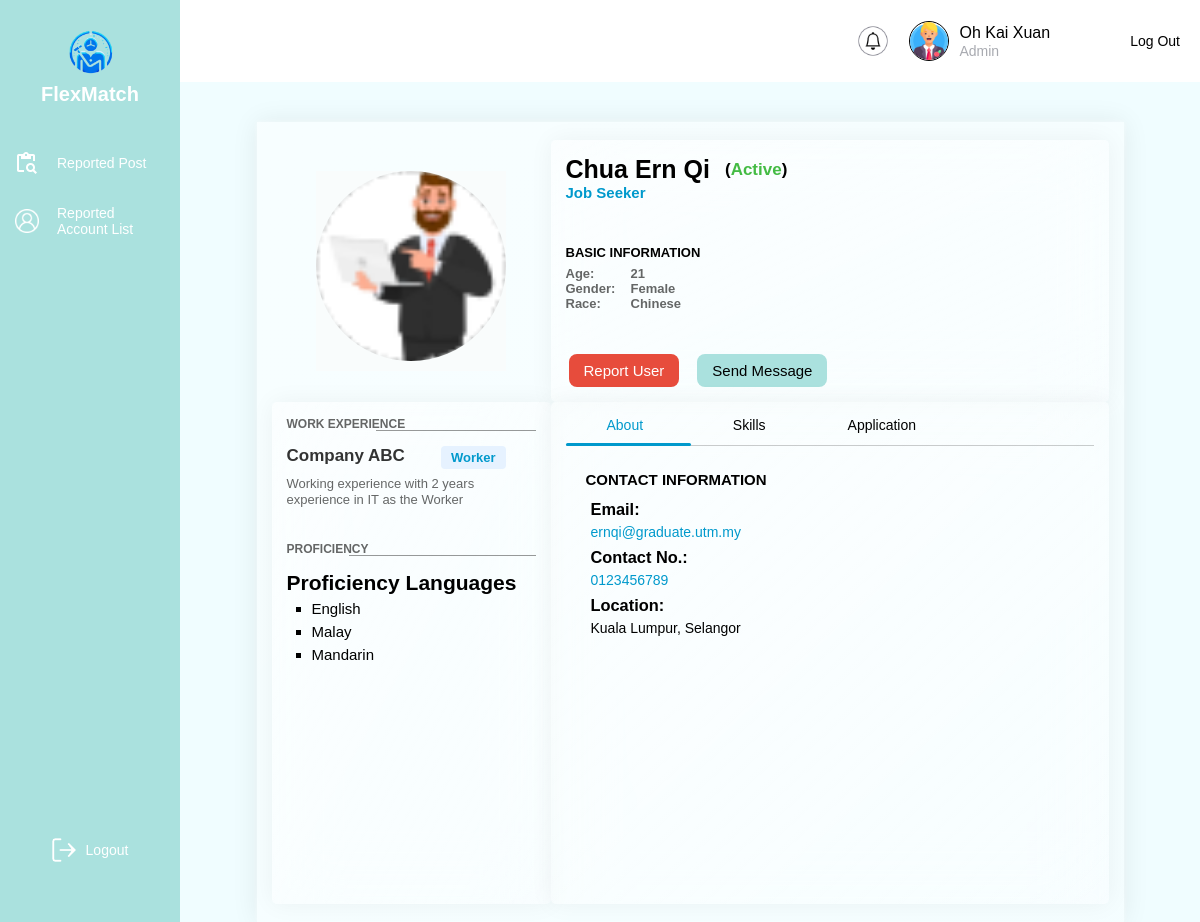
The page /Admin/view_jobseeker_profile.php?userID=JS001 (signed in) on the database its author committed.
### tables this page shows
CREATE TABLE jobseeker (
  userID varchar(10) PRIMARY KEY,  
  fullName VARCHAR(100) NOT NULL,  
  email varchar(100) NOT NULL,  
  contactNo varchar(15) NOT NULL,  
  age varchar(3),  
  gender varchar(10),  
  race varchar(50),  
  location varchar(100),  
  state varchar(50),  
  position varchar(100),  
  company varchar(255),  
  workExperience varchar(50),  
  language varchar(255),  
  hardSkill text,  
  softSkill text,  
  profilePic varchar(100) DEFAULT NULL,  
  accountStatus ENUM(
      'Active', 
      'Inactive', 
      'Suspended-Temporary-6M', 
      'Suspended-Temporary-2Y', 
      'Suspended-Temporary-5Y', 
      'Suspended-Permanently'
  ) DEFAULT 'Active',  
  warningHistory INT DEFAULT 0,  
  suspensionEndDate DATETIME NULL,  
  FOREIGN KEY (userID) REFERENCES login(userID) ON DELETE CASCADE  
);

### Admin/view_jobseeker_profile.php (the view, shortened to what this page needs)
<?php
include('../database/config.php');
include('admin.php');
$targetUserID = mysqli_real_escape_string($con, $_GET['userID'] ?? $_SESSION['userID']);
$sql = mysqli_query($con, "SELECT * FROM jobseeker WHERE userID='$targetUserID'");
$data = mysqli_fetch_array($sql);
?>
<!DOCTYPE html>
<html lang="en">
<head>
    <link rel="stylesheet" href="../css/view_profile.css">
</head>
<body>
    <div class="profile-con">
    <span class="main_bg"></span>
    <div class="container">
        <section class="userProfile card">
            <div class="card-body">
                <section>
                    <div class="profile">
                        <figure><img src="../images/JobSeeker.png" alt="profile" width="250px" height="250px"></figure>
                    </div>
                </section>
            </div>
        </section>
        <section class="work_skills card">
            <div class="work">
                <h1 class="heading">work experience</h1>
                <div class="primary">
                    <div class="tag">
                        <h1><?PHP echo $data['company'];?>
                            <span><?PHP echo $data['position'];?></span>
                        </h1>
                    </div>
                    <p>Working experience with <?PHP echo $data['workExperience'];?>
                    as the <?PHP echo $data['position'];?>
                    </p>
                </div>
                <br>
            <div class="languages">
                <h1 class="heading">Proficiency</h1>
                <?php $languages = explode(",", $data['language']); ?>
                <h1>Proficiency Languages</h1>
                <ul>
                <?php if (!empty($languages)): ?>
                    <?php foreach ($languages as $index => $langs): ?>
                        <?php if ($index >= 0): ?>
                            <li><?php echo htmlspecialchars($langs); ?></li>
                        <?php endif; ?>
                    <?php endforeach; ?>
                <?php endif; ?>
                </ul>
            </div>
        </section>
        <section class="userDetails card">
            <div class="userName">
                <div class="acc-status">
                <h1 class="name"><?PHP echo $data['fullName'];?></h1>
                    <?php $statusColor = '';
                    if ($data['accountStatus'] == 'Active') {
                        $statusColor = '#44bb44';
                    } else if ($data['accountStatus'] == 'Inactive') {
                        $statusColor = '#757575';
                    } else if ($data['accountStatus'] == 'Suspended-Temporary-6M' || $data['accountStatus'] == 'Suspended-Temporary-2Y' || $data['accountStatus'] == 'Suspended-Temporary-5Y' || $data['accountStatus'] == 'Suspended-Permanently') {
                        $statusColor = 'red';
                    }?>
                    <span>(<span style="color: <?php echo $statusColor; ?>;"><?PHP echo $data['accountStatus'];?></span>)</span>
                </div>
                <p>Job Seeker</p>
            </div>
            <div class="basic-info">
                <h1 class="heading">Basic Information</h1>
                <ul class="jobseeker-info">
                    <li class="age">
                        <h1 class="title">Age: </h1>
                        <span class="info"> <?PHP echo $data['age'];?></span>
                    </li>
                    <li class="gender">
                        <h1 class="title">Gender: </h1>
                        <span class="info"> <?PHP echo $data['gender'];?></span>
                    </li>
                    <li class="race">
                        <h1 class="title">Race: </h1>
                        <span class="info"> <?PHP echo $data['race'];?></span>
                    </li>
                </ul>
            </div>
            <div class="btns">
                <ul>
                    <li class="reportUser">
                        <button style="margin-left: 3px;"class="btn report" onClick="window.location.href='suspendAccount.php?userID=<?php echo $targetUserID;?>'">Report User</button>
                    </li>
                    <li class="sendmsg">
                        <button class="btn message">Send Message</button>
                    </li>
                </ul>
            </div>
        </section>
        <section class="timeline_about card">
            <div class="tabs">
                <nav>
                    <label for="about" class="about">About</label>
                    <label for="skill" class="skill">&nbsp;&nbsp;Skills</label>
                    <label for="application" class="application">Application</label>
                    <div class="slider"></div>
                </nav>
                <section class="sec-con">
                    <div class="content content-1">
                        <h1 class="heading">Contact Information</h1>
                        <ul>
                            <li class="email">
                                <h1 class="title">Email: </h1>
                                <span class="info"> <?PHP echo $data['email'];?></span>
                            </li>
                            <li class="phone">
                                <h1 class="title">Contact No.: </h1>
                                <span class="info"> <?PHP echo $data['contactNo'];?></span>
                            </li>
                            <li class="location">
                                <h1 class="title">Location: </h1>
                                <span class="info"> <?PHP echo $data['location'];?>, <?PHP echo $data['state'];?></span>
                            </li>
                        </ul>
                    </div>
                </section>
            </div>
        </section>
    </div>
    </div>
</body>
</html>

### Admin/admin.php (shortened to what this page needs)
<?php
include '../database/config.php';
$userID = $_SESSION['userID'];
$query = $con->prepare("
    SELECT admin.fullName
    FROM admin
    INNER JOIN login ON admin.userID = login.userID
    WHERE admin.userID = ?
");
$query->bind_param("s", $userID);
$query->execute();
$result = $query->get_result();
if ($result && $result->num_rows > 0) {
    $admin = $result->fetch_assoc();
    $fullName = $admin['fullName'];
} else {
    $fullName = "Admin";
}
?>
<!DOCTYPE html>
<html lang="en">
<head>
</head>
<body>
    <div class="sidebar">
        <div class="logo-section">
            <img src="../images/FlexMatchLogo.png" alt="FlexMatch Logo" class="logo-image">
            <h1 class="logo-text">FlexMatch</h1>
        </div>
        <nav class="menu">
            <div class="menu-item">
                <img src="../images/content_paste_search.png" alt="Review Report Icon" class="menu-icon">
                <span onclick="location.href='reviewReport.php'">Reported Post</span>
            </div>
            <div class="menu-item">
                <img src="../images/reported_account.png" alt="Review Report Icon" class="menu-icon">
                <span onclick="location.href='accountIssueList.php'">Reported Account List</span>
            </div>
        </nav>
        <div class="logout" onclick="location.href='../login.html'">
            <img src="../images/vector.png" alt="Logout Icon" class="menu-icon">
            <span class="logout-text">Logout</span>
        </div>
    </div>
    <header class="header">
        <div class="header-right">
                <div class="notification-item1">
                    <img src="../images/Notification.png" alt="Notification Icon" class="notification-icon">
                </div>
            <img src="../images/Admin.png" alt="User Image" class="profile-image">
            <div class="user-info">
                <span class="user-name"><?php echo htmlspecialchars($fullName); ?></span>
                <span class="user-role">Admin</span>
            </div>
        </div>
        <span class="logout-button" onclick="location.href='../login.html'">Log Out</span>
    </header>
    <section class="content">
    </section>
</body>
</html>

### Admin/admin.php (style rules this page uses)
* { margin: 0; padding: 0; box-sizing: border-box; font-family: Arial, sans-serif; }
body { display: flex; flex-direction: column; min-height: 100vh; background: #F0FDFF; }
.sidebar { position: fixed; width: 180px; height: 100%; background: #AAE1DE; display: flex; flex-direction: column; align-items: center; padding-top: 20px; }
.logo-section { text-align: center; margin-bottom: 30px; }
.logo-image { width: 70px; }
.logo-text { font-weight: bold; font-size: 20px; color: #FFFFFF; }
.menu { width: 100%; }
.menu-item, .logout { display: flex; align-items: center; padding: 15px; cursor: pointer; color: #FFFFFF; font-size: 14px; font-family: 'Cabin', sans-serif; font-weight: 400; gap: 18px; border-radius: 8px; }
.menu-icon { width: 24px; height: 24px; }
.logout { margin-top: auto; margin-bottom: 50px; padding: 10px 15px; cursor: pointer; font-size: 14px; color: #FFFFFF; display: flex; align-items: center; gap: 10px; }
.logout-text { color: #FFFFFF; font-size: 14px; font-family: 'Arial', sans-serif; font-weight: 400; }
.header { background: #FFFFFF; padding: 10px 20px; display: flex; justify-content: flex-end; align-items: center; position: sticky; z-index: 1000; left: 180px; top: 0; width: calc(100% - 180px) }
.header-right { display: flex; align-items: center; gap: 10px; }
.notification-icon { width: 32px; height: 32px; cursor: pointer; }
.profile-image { width: 40px; height: 40px; border-radius: 50%; border: 0.1px solid #000000; cursor: pointer; }
.user-info { display: flex; flex-direction: column; text-align: left; }
.user-name { font-weight: 500; font-size: 16px; line-height: 20px; color: #000000; }
.user-role { font-size: 14px; color: #A8AAB0; }
.logout-button { font-size: 14px; color: #000000; border: none; background: none; cursor: pointer; margin-left: 80px; transition: color 0.3s ease; }
.content { padding: 20px; text-align: center; display: flex; flex-direction: column; gap: 20px; align-items: center; justify-content: flex-start; }
.notification-item1 { display: flex; flex-direction: row; justify-content: space-between; padding: 10px; margin: 5px 0; border-radius: 8px; }

### rows shown on the page
jobseeker: company "Company ABC", position "Worker", workExperience "2 years experience in IT", language "English", language "Malay", language "Mandarin", fullName "Chua Ern Qi", accountStatus "Active", age "21", gender "Female", race "Chinese", email "ernqi@graduate.utm.my", contactNo "0123456789", location "Kuala Lumpur", state "Selangor"

### other values the page prints
$fullName "Oh Kai Xuan"
